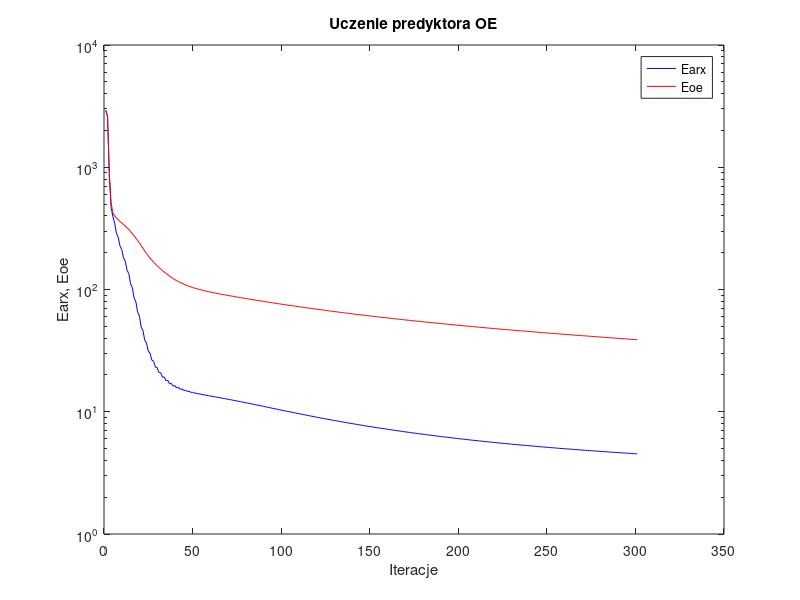
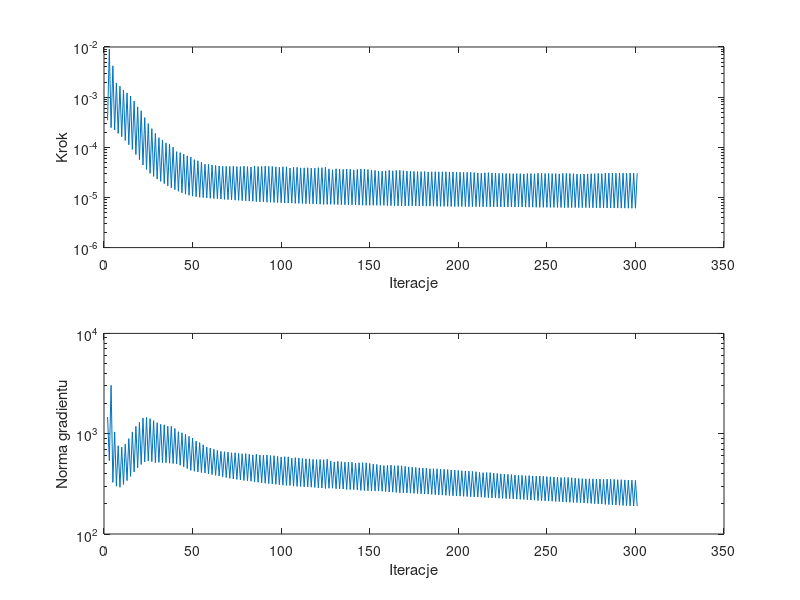

MATLAB code to generate these figures, in order:
%uczenie predyktora oe
clear all;
n=0; farx(n+1)=2.933349e+003; foe(n+1)=2.898465e+003; wspucz(n+1)=0.000000e+000; ng(n+1)=0.000000e+000;
n=1; farx(n+1)=2.609284e+003; foe(n+1)=2.599284e+003; krok(n+1)=3.467612e-004; ng(n+1)=1.468268e+003;
n=2; farx(n+1)=8.567619e+002; foe(n+1)=8.887299e+002; krok(n+1)=9.078303e-003; ng(n+1)=5.395603e+002;
n=3; farx(n+1)=4.714710e+002; foe(n+1)=5.127369e+002; krok(n+1)=2.463545e-004; ng(n+1)=3.032101e+003;
n=4; farx(n+1)=3.956363e+002; foe(n+1)=4.237805e+002; krok(n+1)=4.213325e-003; ng(n+1)=3.267404e+002;
n=5; farx(n+1)=3.494025e+002; foe(n+1)=4.008064e+002; krok(n+1)=2.215284e-004; ng(n+1)=1.041521e+003;
n=6; farx(n+1)=2.886951e+002; foe(n+1)=3.849993e+002; krok(n+1)=1.926084e-003; ng(n+1)=2.998068e+002;
n=7; farx(n+1)=2.680710e+002; foe(n+1)=3.724559e+002; krok(n+1)=1.895397e-004; ng(n+1)=7.589636e+002;
n=8; farx(n+1)=2.276760e+002; foe(n+1)=3.606598e+002; krok(n+1)=1.651654e-003; ng(n+1)=2.921237e+002;
n=9; farx(n+1)=2.129239e+002; foe(n+1)=3.503244e+002; krok(n+1)=1.624345e-004; ng(n+1)=7.336901e+002;
n=10; farx(n+1)=1.818154e+002; foe(n+1)=3.400139e+002; krok(n+1)=1.387045e-003; ng(n+1)=3.120238e+002;
n=11; farx(n+1)=1.707481e+002; foe(n+1)=3.304004e+002; krok(n+1)=1.367364e-004; ng(n+1)=7.852642e+002;
n=12; farx(n+1)=1.437861e+002; foe(n+1)=3.196983e+002; krok(n+1)=1.216567e-003; ng(n+1)=3.406689e+002;
n=13; farx(n+1)=1.348153e+002; foe(n+1)=3.097206e+002; krok(n+1)=1.123699e-004; ng(n+1)=8.929070e+002;
n=14; farx(n+1)=1.112848e+002; foe(n+1)=2.979728e+002; krok(n+1)=1.055362e-003; ng(n+1)=3.753624e+002;
n=15; farx(n+1)=1.037682e+002; foe(n+1)=2.871116e+002; krok(n+1)=9.016768e-005; ng(n+1)=1.042565e+003;
n=16; farx(n+1)=8.517114e+001; foe(n+1)=2.749650e+002; krok(n+1)=8.336543e-004; ng(n+1)=4.168253e+002;
n=17; farx(n+1)=7.916072e+001; foe(n+1)=2.638164e+002; krok(n+1)=7.168025e-005; ng(n+1)=1.183248e+003;
n=18; farx(n+1)=6.507470e+001; foe(n+1)=2.516679e+002; krok(n+1)=6.399708e-004; ng(n+1)=4.574488e+002;
n=19; farx(n+1)=6.061086e+001; foe(n+1)=2.408546e+002; krok(n+1)=5.665485e-005; ng(n+1)=1.301287e+003;
n=20; farx(n+1)=4.922568e+001; foe(n+1)=2.281167e+002; krok(n+1)=5.362933e-004; ng(n+1)=4.933560e+002;
n=21; farx(n+1)=4.610654e+001; foe(n+1)=2.174215e+002; krok(n+1)=4.453216e-005; ng(n+1)=1.434912e+003;
n=22; farx(n+1)=3.842943e+001; foe(n+1)=2.066419e+002; krok(n+1)=3.910575e-004; ng(n+1)=5.238740e+002;
n=23; farx(n+1)=3.654196e+001; foe(n+1)=1.974752e+002; krok(n+1)=3.616555e-005; ng(n+1)=1.452281e+003;
n=24; farx(n+1)=3.123281e+001; foe(n+1)=1.885579e+002; krok(n+1)=2.970657e-004; ng(n+1)=5.339734e+002;
n=25; farx(n+1)=3.020360e+001; foe(n+1)=1.809837e+002; krok(n+1)=3.031326e-005; ng(n+1)=1.412831e+003;
n=26; farx(n+1)=2.642162e+001; foe(n+1)=1.736948e+002; krok(n+1)=2.353374e-004; ng(n+1)=5.263352e+002;
n=27; farx(n+1)=2.592018e+001; foe(n+1)=1.674249e+002; krok(n+1)=2.616958e-005; ng(n+1)=1.349684e+003;
n=28; farx(n+1)=2.314585e+001; foe(n+1)=1.615325e+002; krok(n+1)=1.897438e-004; ng(n+1)=5.141135e+002;
n=29; farx(n+1)=2.297192e+001; foe(n+1)=1.563365e+002; krok(n+1)=2.322634e-005; ng(n+1)=1.287094e+003;
n=30; farx(n+1)=2.090386e+001; foe(n+1)=1.515697e+002; krok(n+1)=1.553088e-004; ng(n+1)=5.179500e+002;
n=31; farx(n+1)=2.089928e+001; foe(n+1)=1.472167e+002; krok(n+1)=2.088415e-005; ng(n+1)=1.239557e+003;
n=32; farx(n+1)=1.918942e+001; foe(n+1)=1.429928e+002; krok(n+1)=1.401071e-004; ng(n+1)=5.146765e+002;
n=33; farx(n+1)=1.928332e+001; foe(n+1)=1.390979e+002; krok(n+1)=1.886606e-005; ng(n+1)=1.225778e+003;
n=34; farx(n+1)=1.794368e+001; foe(n+1)=1.354814e+002; krok(n+1)=1.224609e-004; ng(n+1)=5.137106e+002;
n=35; farx(n+1)=1.806814e+001; foe(n+1)=1.321137e+002; krok(n+1)=1.709205e-005; ng(n+1)=1.187830e+003;
n=36; farx(n+1)=1.692382e+001; foe(n+1)=1.288082e+002; krok(n+1)=1.168734e-004; ng(n+1)=5.082421e+002;
n=37; farx(n+1)=1.706318e+001; foe(n+1)=1.256985e+002; krok(n+1)=1.549259e-005; ng(n+1)=1.187294e+003;
n=38; farx(n+1)=1.621696e+001; foe(n+1)=1.229475e+002; krok(n+1)=1.007837e-004; ng(n+1)=5.041035e+002;
n=39; farx(n+1)=1.633299e+001; foe(n+1)=1.203719e+002; krok(n+1)=1.430061e-005; ng(n+1)=1.127543e+003;
n=40; farx(n+1)=1.569513e+001; foe(n+1)=1.182254e+002; krok(n+1)=8.191911e-005; ng(n+1)=5.004424e+002;
n=41; farx(n+1)=1.579050e+001; foe(n+1)=1.161974e+002; krok(n+1)=1.328620e-005; ng(n+1)=1.046654e+003;
n=42; farx(n+1)=1.529116e+001; foe(n+1)=1.142807e+002; krok(n+1)=7.818173e-005; ng(n+1)=4.843003e+002;
n=43; farx(n+1)=1.535729e+001; foe(n+1)=1.124647e+002; krok(n+1)=1.235197e-005; ng(n+1)=1.022150e+003;
n=44; farx(n+1)=1.493856e+001; foe(n+1)=1.107961e+002; krok(n+1)=7.309947e-005; ng(n+1)=4.670986e+002;
n=45; farx(n+1)=1.498693e+001; foe(n+1)=1.092051e+002; krok(n+1)=1.161317e-005; ng(n+1)=9.873068e+002;
n=46; farx(n+1)=1.466891e+001; foe(n+1)=1.077730e+002; krok(n+1)=6.738910e-005; ng(n+1)=4.495855e+002;
n=47; farx(n+1)=1.469351e+001; foe(n+1)=1.063951e+002; krok(n+1)=1.103022e-005; ng(n+1)=9.419063e+002;
n=48; farx(n+1)=1.441458e+001; foe(n+1)=1.051287e+002; krok(n+1)=6.386523e-005; ng(n+1)=4.308654e+002;
n=49; farx(n+1)=1.442725e+001; foe(n+1)=1.039090e+002; krok(n+1)=1.061240e-005; ng(n+1)=9.053488e+002;
n=50; farx(n+1)=1.421312e+001; foe(n+1)=1.028374e+002; krok(n+1)=5.665485e-005; ng(n+1)=4.227404e+002;
n=51; farx(n+1)=1.421129e+001; foe(n+1)=1.018153e+002; krok(n+1)=1.034200e-005; ng(n+1)=8.443461e+002;
n=52; farx(n+1)=1.401513e+001; foe(n+1)=1.008635e+002; krok(n+1)=5.378705e-005; ng(n+1)=4.149004e+002;
n=53; farx(n+1)=1.400610e+001; foe(n+1)=9.993424e+001; krok(n+1)=1.009346e-005; ng(n+1)=8.148145e+002;
n=54; farx(n+1)=1.383977e+001; foe(n+1)=9.908769e+001; krok(n+1)=5.006701e-005; ng(n+1)=4.094305e+002;
n=55; farx(n+1)=1.382265e+001; foe(n+1)=9.826070e+001; krok(n+1)=9.952471e-006; ng(n+1)=7.760274e+002;
n=56; farx(n+1)=1.367181e+001; foe(n+1)=9.750925e+001; krok(n+1)=4.603168e-005; ng(n+1)=4.058678e+002;
n=57; farx(n+1)=1.365033e+001; foe(n+1)=9.677543e+001; krok(n+1)=9.808732e-006; ng(n+1)=7.369490e+002;
n=58; farx(n+1)=1.350898e+001; foe(n+1)=9.606506e+001; krok(n+1)=4.554170e-005; ng(n+1)=3.977132e+002;
n=59; farx(n+1)=1.348249e+001; foe(n+1)=9.537006e+001; krok(n+1)=9.640490e-006; ng(n+1)=7.198892e+002;
n=60; farx(n+1)=1.334730e+001; foe(n+1)=9.470369e+001; krok(n+1)=4.439098e-005; ng(n+1)=3.910046e+002;
n=61; farx(n+1)=1.331735e+001; foe(n+1)=9.405130e+001; krok(n+1)=9.504428e-006; ng(n+1)=6.998166e+002;
n=62; farx(n+1)=1.318821e+001; foe(n+1)=9.342057e+001; krok(n+1)=4.341873e-005; ng(n+1)=3.841708e+002;
n=63; farx(n+1)=1.315518e+001; foe(n+1)=9.280598e+001; krok(n+1)=9.399927e-006; ng(n+1)=6.814082e+002;
n=64; farx(n+1)=1.303104e+001; foe(n+1)=9.221283e+001; krok(n+1)=4.220457e-005; ng(n+1)=3.786253e+002;
n=65; farx(n+1)=1.299569e+001; foe(n+1)=9.163189e+001; krok(n+1)=9.299765e-006; ng(n+1)=6.663931e+002;
n=66; farx(n+1)=1.287435e+001; foe(n+1)=9.106714e+001; krok(n+1)=4.184295e-005; ng(n+1)=3.726576e+002;
n=67; farx(n+1)=1.283672e+001; foe(n+1)=9.050443e+001; krok(n+1)=9.165986e-006; ng(n+1)=6.608585e+002;
n=68; farx(n+1)=1.271652e+001; foe(n+1)=8.995729e+001; krok(n+1)=4.184295e-005; ng(n+1)=3.656980e+002;
n=69; farx(n+1)=1.267703e+001; foe(n+1)=8.941203e+001; krok(n+1)=9.041389e-006; ng(n+1)=6.551763e+002;
n=70; farx(n+1)=1.255841e+001; foe(n+1)=8.888012e+001; krok(n+1)=4.156331e-005; ng(n+1)=3.588988e+002;
n=71; farx(n+1)=1.251757e+001; foe(n+1)=8.835716e+001; krok(n+1)=8.943311e-006; ng(n+1)=6.458200e+002;
n=72; farx(n+1)=1.239915e+001; foe(n+1)=8.784118e+001; krok(n+1)=4.184295e-005; ng(n+1)=3.533389e+002;
n=73; farx(n+1)=1.235676e+001; foe(n+1)=8.732591e+001; krok(n+1)=8.829868e-006; ng(n+1)=6.452197e+002;
n=74; farx(n+1)=1.224060e+001; foe(n+1)=8.682746e+001; krok(n+1)=4.126990e-005; ng(n+1)=3.499750e+002;
n=75; farx(n+1)=1.219742e+001; foe(n+1)=8.633244e+001; krok(n+1)=8.746968e-006; ng(n+1)=6.360891e+002;
n=76; farx(n+1)=1.208232e+001; foe(n+1)=8.584807e+001; krok(n+1)=4.116566e-005; ng(n+1)=3.463791e+002;
n=77; farx(n+1)=1.203838e+001; foe(n+1)=8.536533e+001; krok(n+1)=8.632369e-006; ng(n+1)=6.317171e+002;
n=78; farx(n+1)=1.192177e+001; foe(n+1)=8.488458e+001; krok(n+1)=4.204485e-005; ng(n+1)=3.413767e+002;
n=79; farx(n+1)=1.187676e+001; foe(n+1)=8.440490e+001; krok(n+1)=8.539569e-006; ng(n+1)=6.332150e+002;
n=80; farx(n+1)=1.176337e+001; foe(n+1)=8.394302e+001; krok(n+1)=4.116566e-005; ng(n+1)=3.388829e+002;
n=81; farx(n+1)=1.171819e+001; foe(n+1)=8.348183e+001; krok(n+1)=8.479063e-006; ng(n+1)=6.240457e+002;
n=82; farx(n+1)=1.160768e+001; foe(n+1)=8.303447e+001; krok(n+1)=4.041939e-005; ng(n+1)=3.360267e+002;
n=83; farx(n+1)=1.156266e+001; foe(n+1)=8.259148e+001; krok(n+1)=8.379583e-006; ng(n+1)=6.145341e+002;
n=84; farx(n+1)=1.144790e+001; foe(n+1)=8.213858e+001; krok(n+1)=4.244958e-005; ng(n+1)=3.302276e+002;
n=85; farx(n+1)=1.140166e+001; foe(n+1)=8.168447e+001; krok(n+1)=8.269595e-006; ng(n+1)=6.252700e+002;
n=86; farx(n+1)=1.129073e+001; foe(n+1)=8.124782e+001; krok(n+1)=4.143129e-005; ng(n+1)=3.278354e+002;
n=87; farx(n+1)=1.124489e+001; foe(n+1)=8.081297e+001; krok(n+1)=8.206521e-006; ng(n+1)=6.146715e+002;
n=88; farx(n+1)=1.113477e+001; foe(n+1)=8.038200e+001; krok(n+1)=4.156331e-005; ng(n+1)=3.240544e+002;
n=89; farx(n+1)=1.108896e+001; foe(n+1)=7.995606e+001; krok(n+1)=8.129247e-006; ng(n+1)=6.110194e+002;
n=90; farx(n+1)=1.097908e+001; foe(n+1)=7.953179e+001; krok(n+1)=4.204485e-005; ng(n+1)=3.205752e+002;
n=91; farx(n+1)=1.093303e+001; foe(n+1)=7.910737e+001; krok(n+1)=8.044070e-006; ng(n+1)=6.125118e+002;
n=92; farx(n+1)=1.082527e+001; foe(n+1)=7.869147e+001; krok(n+1)=4.176829e-005; ng(n+1)=3.174570e+002;
n=93; farx(n+1)=1.077953e+001; foe(n+1)=7.827868e+001; krok(n+1)=7.989188e-006; ng(n+1)=6.065580e+002;
n=94; farx(n+1)=1.067394e+001; foe(n+1)=7.787325e+001; krok(n+1)=4.154824e-005; ng(n+1)=3.148253e+002;
n=95; farx(n+1)=1.062840e+001; foe(n+1)=7.746822e+001; krok(n+1)=7.938342e-006; ng(n+1)=6.032049e+002;
n=96; farx(n+1)=1.052675e+001; foe(n+1)=7.707642e+001; krok(n+1)=4.063037e-005; ng(n+1)=3.128683e+002;
n=97; farx(n+1)=1.048183e+001; foe(n+1)=7.668601e+001; krok(n+1)=7.902407e-006; ng(n+1)=5.944766e+002;
n=98; farx(n+1)=1.038357e+001; foe(n+1)=7.630538e+001; krok(n+1)=3.990378e-005; ng(n+1)=3.107233e+002;
n=99; farx(n+1)=1.033936e+001; foe(n+1)=7.592796e+001; krok(n+1)=7.840842e-006; ng(n+1)=5.866211e+002;
n=100; farx(n+1)=1.024036e+001; foe(n+1)=7.554728e+001; krok(n+1)=4.088483e-005; ng(n+1)=3.070559e+002;
n=101; farx(n+1)=1.019606e+001; foe(n+1)=7.516747e+001; krok(n+1)=7.760930e-006; ng(n+1)=5.905030e+002;
n=102; farx(n+1)=1.009879e+001; foe(n+1)=7.479283e+001; krok(n+1)=4.088483e-005; ng(n+1)=3.044247e+002;
n=103; farx(n+1)=1.005472e+001; foe(n+1)=7.441935e+001; krok(n+1)=7.746296e-006; ng(n+1)=5.875680e+002;
n=104; farx(n+1)=9.964844e+000; foe(n+1)=7.406787e+001; krok(n+1)=3.856196e-005; ng(n+1)=3.047660e+002;
n=105; farx(n+1)=9.922224e+000; foe(n+1)=7.371700e+001; krok(n+1)=7.698578e-006; ng(n+1)=5.713784e+002;
n=106; farx(n+1)=9.830134e+000; foe(n+1)=7.335786e+001; krok(n+1)=4.014885e-005; ng(n+1)=3.000994e+002;
n=107; farx(n+1)=9.787379e+000; foe(n+1)=7.300252e+001; krok(n+1)=7.626235e-006; ng(n+1)=5.767893e+002;
n=108; farx(n+1)=9.697648e+000; foe(n+1)=7.265111e+001; krok(n+1)=3.990378e-005; ng(n+1)=2.981011e+002;
n=109; farx(n+1)=9.655341e+000; foe(n+1)=7.230251e+001; krok(n+1)=7.598479e-006; ng(n+1)=5.730422e+002;
n=110; farx(n+1)=9.569799e+000; foe(n+1)=7.196465e+001; krok(n+1)=3.888906e-005; ng(n+1)=2.977254e+002;
n=111; farx(n+1)=9.528304e+000; foe(n+1)=7.162730e+001; krok(n+1)=7.559984e-006; ng(n+1)=5.653930e+002;
n=112; farx(n+1)=9.444426e+000; foe(n+1)=7.129306e+001; krok(n+1)=3.886698e-005; ng(n+1)=2.957934e+002;
n=113; farx(n+1)=9.403489e+000; foe(n+1)=7.096236e+001; krok(n+1)=7.517492e-006; ng(n+1)=5.613760e+002;
n=114; farx(n+1)=9.320993e+000; foe(n+1)=7.063357e+001; krok(n+1)=3.906606e-005; ng(n+1)=2.941902e+002;
n=115; farx(n+1)=9.280322e+000; foe(n+1)=7.030444e+001; krok(n+1)=7.471755e-006; ng(n+1)=5.615512e+002;
n=116; farx(n+1)=9.200940e+000; foe(n+1)=6.998393e+001; krok(n+1)=3.840954e-005; ng(n+1)=2.930808e+002;
n=117; farx(n+1)=9.161055e+000; foe(n+1)=6.966490e+001; krok(n+1)=7.440373e-006; ng(n+1)=5.543471e+002;
n=118; farx(n+1)=9.083334e+000; foe(n+1)=6.934897e+001; krok(n+1)=3.840954e-005; ng(n+1)=2.913942e+002;
n=119; farx(n+1)=9.043999e+000; foe(n+1)=6.903450e+001; krok(n+1)=7.381362e-006; ng(n+1)=5.517732e+002;
n=120; farx(n+1)=8.966226e+000; foe(n+1)=6.871749e+001; krok(n+1)=3.922460e-005; ng(n+1)=2.887619e+002;
n=121; farx(n+1)=8.927089e+000; foe(n+1)=6.840242e+001; krok(n+1)=7.325937e-006; ng(n+1)=5.536256e+002;
n=122; farx(n+1)=8.851026e+000; foe(n+1)=6.809020e+001; krok(n+1)=3.923493e-005; ng(n+1)=2.871015e+002;
n=123; farx(n+1)=8.812440e+000; foe(n+1)=6.777928e+001; krok(n+1)=7.265431e-006; ng(n+1)=5.512905e+002;
n=124; farx(n+1)=8.735756e+000; foe(n+1)=6.746462e+001; krok(n+1)=4.041022e-005; ng(n+1)=2.842750e+002;
n=125; farx(n+1)=8.696999e+000; foe(n+1)=6.715007e+001; krok(n+1)=7.258975e-006; ng(n+1)=5.562290e+002;
n=126; farx(n+1)=8.628550e+000; foe(n+1)=6.686025e+001; krok(n+1)=3.713321e-005; ng(n+1)=2.860588e+002;
n=127; farx(n+1)=8.591405e+000; foe(n+1)=6.657111e+001; krok(n+1)=7.304702e-006; ng(n+1)=5.342853e+002;
n=128; farx(n+1)=8.527329e+000; foe(n+1)=6.629416e+001; krok(n+1)=3.565785e-005; ng(n+1)=2.861581e+002;
n=129; farx(n+1)=8.491313e+000; foe(n+1)=6.601820e+001; krok(n+1)=7.265431e-006; ng(n+1)=5.230885e+002;
n=130; farx(n+1)=8.425556e+000; foe(n+1)=6.573521e+001; krok(n+1)=3.728860e-005; ng(n+1)=2.826790e+002;
n=131; farx(n+1)=8.389346e+000; foe(n+1)=6.545269e+001; krok(n+1)=7.211524e-006; ng(n+1)=5.314733e+002;
n=132; farx(n+1)=8.326458e+000; foe(n+1)=6.517790e+001; krok(n+1)=3.654973e-005; ng(n+1)=2.818791e+002;
n=133; farx(n+1)=8.290967e+000; foe(n+1)=6.490374e+001; krok(n+1)=7.194757e-006; ng(n+1)=5.249120e+002;
n=134; farx(n+1)=8.230026e+000; foe(n+1)=6.463414e+001; krok(n+1)=3.625441e-005; ng(n+1)=2.805703e+002;
n=135; farx(n+1)=8.195145e+000; foe(n+1)=6.436560e+001; krok(n+1)=7.156975e-006; ng(n+1)=5.209066e+002;
n=136; farx(n+1)=8.134652e+000; foe(n+1)=6.409655e+001; krok(n+1)=3.678392e-005; ng(n+1)=2.783890e+002;
n=137; farx(n+1)=8.100009e+000; foe(n+1)=6.382834e+001; krok(n+1)=7.118613e-006; ng(n+1)=5.222275e+002;
n=138; farx(n+1)=8.041392e+000; foe(n+1)=6.356448e+001; krok(n+1)=3.651596e-005; ng(n+1)=2.771022e+002;
n=139; farx(n+1)=8.007204e+000; foe(n+1)=6.330134e+001; krok(n+1)=7.114163e-006; ng(n+1)=5.186389e+002;
n=140; farx(n+1)=7.952019e+000; foe(n+1)=6.304804e+001; krok(n+1)=3.531947e-005; ng(n+1)=2.769517e+002;
n=141; farx(n+1)=7.918734e+000; foe(n+1)=6.279498e+001; krok(n+1)=7.086051e-006; ng(n+1)=5.096155e+002;
n=142; farx(n+1)=7.863267e+000; foe(n+1)=6.253959e+001; krok(n+1)=3.623330e-005; ng(n+1)=2.743013e+002;
n=143; farx(n+1)=7.830143e+000; foe(n+1)=6.228479e+001; krok(n+1)=7.026980e-006; ng(n+1)=5.129371e+002;
n=144; farx(n+1)=7.774936e+000; foe(n+1)=6.202912e+001; krok(n+1)=3.686149e-005; ng(n+1)=2.720185e+002;
n=145; farx(n+1)=7.742028e+000; foe(n+1)=6.177424e+001; krok(n+1)=6.986564e-006; ng(n+1)=5.144727e+002;
n=146; farx(n+1)=7.688196e+000; foe(n+1)=6.152218e+001; krok(n+1)=3.682991e-005; ng(n+1)=2.704855e+002;
n=147; farx(n+1)=7.655671e+000; foe(n+1)=6.127079e+001; krok(n+1)=6.971762e-006; ng(n+1)=5.121991e+002;
n=148; farx(n+1)=7.604420e+000; foe(n+1)=6.102650e+001; krok(n+1)=3.601440e-005; ng(n+1)=2.698060e+002;
n=149; farx(n+1)=7.572538e+000; foe(n+1)=6.078287e+001; krok(n+1)=6.971762e-006; ng(n+1)=5.052468e+002;
n=150; farx(n+1)=7.523717e+000; foe(n+1)=6.054591e+001; krok(n+1)=3.523097e-005; ng(n+1)=2.691349e+002;
n=151; farx(n+1)=7.492459e+000; foe(n+1)=6.030970e+001; krok(n+1)=6.971762e-006; ng(n+1)=4.984304e+002;
n=152; farx(n+1)=7.445731e+000; foe(n+1)=6.007936e+001; krok(n+1)=3.463091e-005; ng(n+1)=2.684063e+002;
n=153; farx(n+1)=7.414979e+000; foe(n+1)=5.984892e+001; krok(n+1)=6.971762e-006; ng(n+1)=4.932705e+002;
n=154; farx(n+1)=7.370675e+000; foe(n+1)=5.962586e+001; krok(n+1)=3.371798e-005; ng(n+1)=2.679129e+002;
n=155; farx(n+1)=7.340594e+000; foe(n+1)=5.940347e+001; krok(n+1)=6.975132e-006; ng(n+1)=4.853034e+002;
n=156; farx(n+1)=7.297998e+000; foe(n+1)=5.918551e+001; krok(n+1)=3.324441e-005; ng(n+1)=2.670075e+002;
n=157; farx(n+1)=7.268479e+000; foe(n+1)=5.896839e+001; krok(n+1)=6.948457e-006; ng(n+1)=4.803561e+002;
n=158; farx(n+1)=7.226022e+000; foe(n+1)=5.875029e+001; krok(n+1)=3.386439e-005; ng(n+1)=2.649031e+002;
n=159; farx(n+1)=7.196685e+000; foe(n+1)=5.853225e+001; krok(n+1)=6.891598e-006; ng(n+1)=4.826174e+002;
n=160; farx(n+1)=7.154021e+000; foe(n+1)=5.831240e+001; krok(n+1)=3.473178e-005; ng(n+1)=2.624325e+002;
n=161; farx(n+1)=7.124722e+000; foe(n+1)=5.809270e+001; krok(n+1)=6.861689e-006; ng(n+1)=4.856925e+002;
n=162; farx(n+1)=7.084024e+000; foe(n+1)=5.787850e+001; krok(n+1)=3.400119e-005; ng(n+1)=2.616248e+002;
n=163; farx(n+1)=7.055388e+000; foe(n+1)=5.766595e+001; krok(n+1)=6.846713e-006; ng(n+1)=4.784151e+002;
n=164; farx(n+1)=7.014945e+000; foe(n+1)=5.745241e+001; krok(n+1)=3.459210e-005; ng(n+1)=2.597295e+002;
n=165; farx(n+1)=6.986423e+000; foe(n+1)=5.723861e+001; krok(n+1)=6.801400e-006; ng(n+1)=4.809733e+002;
n=166; farx(n+1)=6.946675e+000; foe(n+1)=5.702598e+001; krok(n+1)=3.476335e-005; ng(n+1)=2.578846e+002;
n=167; farx(n+1)=6.918463e+000; foe(n+1)=5.681492e+001; krok(n+1)=6.789510e-006; ng(n+1)=4.787929e+002;
n=168; farx(n+1)=6.880427e+000; foe(n+1)=5.660778e+001; krok(n+1)=3.418410e-005; ng(n+1)=2.570850e+002;
n=169; farx(n+1)=6.852696e+000; foe(n+1)=5.640211e+001; krok(n+1)=6.789510e-006; ng(n+1)=4.733555e+002;
n=170; farx(n+1)=6.816399e+000; foe(n+1)=5.620041e+001; krok(n+1)=3.351833e-005; ng(n+1)=2.563414e+002;
n=171; farx(n+1)=6.789195e+000; foe(n+1)=5.600074e+001; krok(n+1)=6.790329e-006; ng(n+1)=4.670194e+002;
n=172; farx(n+1)=6.754216e+000; foe(n+1)=5.580346e+001; krok(n+1)=3.318147e-005; ng(n+1)=2.554245e+002;
n=173; farx(n+1)=6.727387e+000; foe(n+1)=5.560740e+001; krok(n+1)=6.780679e-006; ng(n+1)=4.634903e+002;
n=174; farx(n+1)=6.693542e+000; foe(n+1)=5.541398e+001; krok(n+1)=3.298006e-005; ng(n+1)=2.544117e+002;
n=175; farx(n+1)=6.667037e+000; foe(n+1)=5.522067e+001; krok(n+1)=6.763611e-006; ng(n+1)=4.609810e+002;
n=176; farx(n+1)=6.634237e+000; foe(n+1)=5.503003e+001; krok(n+1)=3.274702e-005; ng(n+1)=2.531573e+002;
n=177; farx(n+1)=6.608134e+000; foe(n+1)=5.484070e+001; krok(n+1)=6.754223e-006; ng(n+1)=4.568364e+002;
n=178; farx(n+1)=6.576290e+000; foe(n+1)=5.465312e+001; krok(n+1)=3.262026e-005; ng(n+1)=2.519990e+002;
n=179; farx(n+1)=6.550512e+000; foe(n+1)=5.446640e+001; krok(n+1)=6.733170e-006; ng(n+1)=4.543609e+002;
n=180; farx(n+1)=6.519243e+000; foe(n+1)=5.428046e+001; krok(n+1)=3.282104e-005; ng(n+1)=2.504978e+002;
n=181; farx(n+1)=6.493645e+000; foe(n+1)=5.409473e+001; krok(n+1)=6.715934e-006; ng(n+1)=4.539388e+002;
n=182; farx(n+1)=6.463716e+000; foe(n+1)=5.391269e+001; krok(n+1)=3.223481e-005; ng(n+1)=2.495924e+002;
n=183; farx(n+1)=6.438632e+000; foe(n+1)=5.373267e+001; krok(n+1)=6.715934e-006; ng(n+1)=4.473265e+002;
n=184; farx(n+1)=6.409341e+000; foe(n+1)=5.355335e+001; krok(n+1)=3.242569e-005; ng(n+1)=2.484193e+002;
n=185; farx(n+1)=6.384396e+000; foe(n+1)=5.337318e+001; krok(n+1)=6.679454e-006; ng(n+1)=4.483213e+002;
n=186; farx(n+1)=6.355579e+000; foe(n+1)=5.319451e+001; krok(n+1)=3.261438e-005; ng(n+1)=2.467080e+002;
n=187; farx(n+1)=6.330876e+000; foe(n+1)=5.301628e+001; krok(n+1)=6.665454e-006; ng(n+1)=4.465546e+002;
n=188; farx(n+1)=6.302992e+000; foe(n+1)=5.284083e+001; krok(n+1)=3.242569e-005; ng(n+1)=2.456830e+002;
n=189; farx(n+1)=6.278602e+000; foe(n+1)=5.266521e+001; krok(n+1)=6.646278e-006; ng(n+1)=4.438665e+002;
n=190; farx(n+1)=6.251336e+000; foe(n+1)=5.249111e+001; krok(n+1)=3.245830e-005; ng(n+1)=2.441843e+002;
n=191; farx(n+1)=6.227233e+000; foe(n+1)=5.231797e+001; krok(n+1)=6.631510e-006; ng(n+1)=4.412811e+002;
n=192; farx(n+1)=6.200687e+000; foe(n+1)=5.214613e+001; krok(n+1)=3.242222e-005; ng(n+1)=2.429363e+002;
n=193; farx(n+1)=6.176845e+000; foe(n+1)=5.197511e+001; krok(n+1)=6.616010e-006; ng(n+1)=4.391379e+002;
n=194; farx(n+1)=6.151112e+000; foe(n+1)=5.180558e+001; krok(n+1)=3.223481e-005; ng(n+1)=2.417329e+002;
n=195; farx(n+1)=6.127600e+000; foe(n+1)=5.163782e+001; krok(n+1)=6.608572e-006; ng(n+1)=4.354152e+002;
n=196; farx(n+1)=6.102571e+000; foe(n+1)=5.147096e+001; krok(n+1)=3.223647e-005; ng(n+1)=2.406709e+002;
n=197; farx(n+1)=6.079253e+000; foe(n+1)=5.130443e+001; krok(n+1)=6.589629e-006; ng(n+1)=4.343944e+002;
n=198; farx(n+1)=6.055000e+000; foe(n+1)=5.113978e+001; krok(n+1)=3.204087e-005; ng(n+1)=2.394980e+002;
n=199; farx(n+1)=6.031999e+000; foe(n+1)=5.097651e+001; krok(n+1)=6.587032e-006; ng(n+1)=4.305567e+002;
n=200; farx(n+1)=6.008637e+000; foe(n+1)=5.081514e+001; krok(n+1)=3.176034e-005; ng(n+1)=2.386496e+002;
n=201; farx(n+1)=5.985928e+000; foe(n+1)=5.065463e+001; krok(n+1)=6.579014e-006; ng(n+1)=4.273425e+002;
n=202; farx(n+1)=5.963302e+000; foe(n+1)=5.049576e+001; krok(n+1)=3.161037e-005; ng(n+1)=2.376163e+002;
n=203; farx(n+1)=5.940858e+000; foe(n+1)=5.033762e+001; krok(n+1)=6.567791e-006; ng(n+1)=4.246171e+002;
n=204; farx(n+1)=5.918852e+000; foe(n+1)=5.018088e+001; krok(n+1)=3.158272e-005; ng(n+1)=2.364974e+002;
n=205; farx(n+1)=5.896633e+000; foe(n+1)=5.002445e+001; krok(n+1)=6.550288e-006; ng(n+1)=4.228009e+002;
n=206; farx(n+1)=5.875142e+000; foe(n+1)=4.986922e+001; krok(n+1)=3.163728e-005; ng(n+1)=2.352169e+002;
n=207; farx(n+1)=5.853116e+000; foe(n+1)=4.971442e+001; krok(n+1)=6.541132e-006; ng(n+1)=4.210620e+002;
n=208; farx(n+1)=5.832450e+000; foe(n+1)=4.956220e+001; krok(n+1)=3.131976e-005; ng(n+1)=2.343839e+002;
n=209; farx(n+1)=5.810711e+000; foe(n+1)=4.941035e+001; krok(n+1)=6.541132e-006; ng(n+1)=4.173709e+002;
n=210; farx(n+1)=5.790964e+000; foe(n+1)=4.926131e+001; krok(n+1)=3.079431e-005; ng(n+1)=2.336371e+002;
n=211; farx(n+1)=5.769605e+000; foe(n+1)=4.911370e+001; krok(n+1)=6.550288e-006; ng(n+1)=4.117039e+002;
n=212; farx(n+1)=5.750628e+000; foe(n+1)=4.896784e+001; krok(n+1)=3.053033e-005; ng(n+1)=2.329466e+002;
n=213; farx(n+1)=5.729526e+000; foe(n+1)=4.882232e+001; krok(n+1)=6.532194e-006; ng(n+1)=4.091400e+002;
n=214; farx(n+1)=5.710741e+000; foe(n+1)=4.867699e+001; krok(n+1)=3.098519e-005; ng(n+1)=2.314616e+002;
n=215; farx(n+1)=5.689693e+000; foe(n+1)=4.853079e+001; krok(n+1)=6.495025e-006; ng(n+1)=4.107111e+002;
n=216; farx(n+1)=5.671156e+000; foe(n+1)=4.838546e+001; krok(n+1)=3.121480e-005; ng(n+1)=2.298157e+002;
n=217; farx(n+1)=5.650292e+000; foe(n+1)=4.824082e+001; krok(n+1)=6.486258e-006; ng(n+1)=4.089026e+002;
n=218; farx(n+1)=5.632512e+000; foe(n+1)=4.809806e+001; krok(n+1)=3.079431e-005; ng(n+1)=2.289521e+002;
n=219; farx(n+1)=5.611985e+000; foe(n+1)=4.795714e+001; krok(n+1)=6.495025e-006; ng(n+1)=4.037962e+002;
n=220; farx(n+1)=5.594942e+000; foe(n+1)=4.781756e+001; krok(n+1)=3.050494e-005; ng(n+1)=2.283209e+002;
n=221; farx(n+1)=5.574625e+000; foe(n+1)=4.767868e+001; krok(n+1)=6.493455e-006; ng(n+1)=4.011888e+002;
n=222; farx(n+1)=5.558314e+000; foe(n+1)=4.754201e+001; krok(n+1)=3.012945e-005; ng(n+1)=2.276444e+002;
n=223; farx(n+1)=5.538300e+000; foe(n+1)=4.740592e+001; krok(n+1)=6.482851e-006; ng(n+1)=3.973374e+002;
n=224; farx(n+1)=5.522262e+000; foe(n+1)=4.726985e+001; krok(n+1)=3.034095e-005; ng(n+1)=2.262527e+002;
n=225; farx(n+1)=5.502369e+000; foe(n+1)=4.713464e+001; krok(n+1)=6.473636e-006; ng(n+1)=3.964550e+002;
n=226; farx(n+1)=5.486974e+000; foe(n+1)=4.700121e+001; krok(n+1)=3.006913e-005; ng(n+1)=2.255269e+002;
n=227; farx(n+1)=5.467324e+000; foe(n+1)=4.686820e+001; krok(n+1)=6.464322e-006; ng(n+1)=3.934629e+002;
n=228; farx(n+1)=5.452322e+000; foe(n+1)=4.673598e+001; krok(n+1)=3.008156e-005; ng(n+1)=2.243634e+002;
n=229; farx(n+1)=5.432839e+000; foe(n+1)=4.660454e+001; krok(n+1)=6.462977e-006; ng(n+1)=3.914334e+002;
n=230; farx(n+1)=5.418527e+000; foe(n+1)=4.647525e+001; krok(n+1)=2.968065e-005; ng(n+1)=2.237847e+002;
n=231; farx(n+1)=5.399331e+000; foe(n+1)=4.634644e+001; krok(n+1)=6.453292e-006; ng(n+1)=3.876631e+002;
n=232; farx(n+1)=5.385289e+000; foe(n+1)=4.621768e+001; krok(n+1)=2.981309e-005; ng(n+1)=2.224316e+002;
n=233; farx(n+1)=5.366250e+000; foe(n+1)=4.609019e+001; krok(n+1)=6.445420e-006; ng(n+1)=3.859718e+002;
n=234; farx(n+1)=5.352687e+000; foe(n+1)=4.596346e+001; krok(n+1)=2.972480e-005; ng(n+1)=2.215890e+002;
n=235; farx(n+1)=5.333799e+000; foe(n+1)=4.583726e+001; krok(n+1)=6.439438e-006; ng(n+1)=3.842926e+002;
n=236; farx(n+1)=5.320795e+000; foe(n+1)=4.571275e+001; krok(n+1)=2.941717e-005; ng(n+1)=2.208369e+002;
n=237; farx(n+1)=5.302187e+000; foe(n+1)=4.558903e+001; krok(n+1)=6.427471e-006; ng(n+1)=3.806330e+002;
n=238; farx(n+1)=5.289281e+000; foe(n+1)=4.546464e+001; krok(n+1)=2.992557e-005; ng(n+1)=2.193828e+002;
n=239; farx(n+1)=5.270666e+000; foe(n+1)=4.534010e+001; krok(n+1)=6.399779e-006; ng(n+1)=3.823977e+002;
n=240; farx(n+1)=5.258146e+000; foe(n+1)=4.521684e+001; krok(n+1)=2.981309e-005; ng(n+1)=2.182739e+002;
n=241; farx(n+1)=5.239757e+000; foe(n+1)=4.509453e+001; krok(n+1)=6.399779e-006; ng(n+1)=3.791219e+002;
n=242; farx(n+1)=5.227699e+000; foe(n+1)=4.497327e+001; krok(n+1)=2.968065e-005; ng(n+1)=2.174777e+002;
n=243; farx(n+1)=5.209524e+000; foe(n+1)=4.485239e+001; krok(n+1)=6.371971e-006; ng(n+1)=3.771110e+002;
n=244; farx(n+1)=5.197380e+000; foe(n+1)=4.472989e+001; krok(n+1)=3.039896e-005; ng(n+1)=2.155934e+002;
n=245; farx(n+1)=5.179192e+000; foe(n+1)=4.460825e+001; krok(n+1)=6.348643e-006; ng(n+1)=3.787522e+002;
n=246; farx(n+1)=5.167434e+000; foe(n+1)=4.448733e+001; krok(n+1)=3.039391e-005; ng(n+1)=2.146496e+002;
n=247; farx(n+1)=5.149371e+000; foe(n+1)=4.436674e+001; krok(n+1)=6.341995e-006; ng(n+1)=3.773632e+002;
n=248; farx(n+1)=5.138128e+000; foe(n+1)=4.424794e+001; krok(n+1)=3.006997e-005; ng(n+1)=2.139057e+002;
n=249; farx(n+1)=5.120316e+000; foe(n+1)=4.412981e+001; krok(n+1)=6.340434e-006; ng(n+1)=3.736148e+002;
n=250; farx(n+1)=5.109423e+000; foe(n+1)=4.401238e+001; krok(n+1)=3.006913e-005; ng(n+1)=2.129340e+002;
n=251; farx(n+1)=5.091745e+000; foe(n+1)=4.389538e+001; krok(n+1)=6.333436e-006; ng(n+1)=3.720650e+002;
n=252; farx(n+1)=5.081300e+000; foe(n+1)=4.377978e+001; krok(n+1)=2.981309e-005; ng(n+1)=2.121348e+002;
n=253; farx(n+1)=5.063858e+000; foe(n+1)=4.366495e+001; krok(n+1)=6.327672e-006; ng(n+1)=3.690011e+002;
n=254; farx(n+1)=5.053667e+000; foe(n+1)=4.355024e+001; krok(n+1)=2.996764e-005; ng(n+1)=2.110254e+002;
n=255; farx(n+1)=5.036295e+000; foe(n+1)=4.343600e+001; krok(n+1)=6.325379e-006; ng(n+1)=3.685655e+002;
n=256; farx(n+1)=5.026679e+000; foe(n+1)=4.332412e+001; krok(n+1)=2.952022e-005; ng(n+1)=2.106191e+002;
n=257; farx(n+1)=5.009573e+000; foe(n+1)=4.321209e+001; krok(n+1)=6.307179e-006; ng(n+1)=3.655925e+002;
n=258; farx(n+1)=4.999925e+000; foe(n+1)=4.309925e+001; krok(n+1)=3.012945e-005; ng(n+1)=2.088937e+002;
n=259; farx(n+1)=4.982837e+000; foe(n+1)=4.298688e+001; krok(n+1)=6.284735e-006; ng(n+1)=3.666039e+002;
n=260; farx(n+1)=4.973458e+000; foe(n+1)=4.287503e+001; krok(n+1)=3.023762e-005; ng(n+1)=2.078444e+002;
n=261; farx(n+1)=4.956472e+000; foe(n+1)=4.276338e+001; krok(n+1)=6.273370e-006; ng(n+1)=3.659262e+002;
n=262; farx(n+1)=4.947446e+000; foe(n+1)=4.265291e+001; krok(n+1)=3.008156e-005; ng(n+1)=2.069442e+002;
n=263; farx(n+1)=4.930649e+000; foe(n+1)=4.254310e+001; krok(n+1)=6.273370e-006; ng(n+1)=3.634758e+002;
n=264; farx(n+1)=4.922027e+000; foe(n+1)=4.243438e+001; krok(n+1)=2.981309e-005; ng(n+1)=2.061937e+002;
n=265; farx(n+1)=4.905421e+000; foe(n+1)=4.232663e+001; krok(n+1)=6.284158e-006; ng(n+1)=3.606366e+002;
n=266; farx(n+1)=4.897337e+000; foe(n+1)=4.222071e+001; krok(n+1)=2.930860e-005; ng(n+1)=2.058539e+002;
n=267; farx(n+1)=4.880958e+000; foe(n+1)=4.211523e+001; krok(n+1)=6.289313e-006; ng(n+1)=3.573900e+002;
n=268; farx(n+1)=4.873223e+000; foe(n+1)=4.201099e+001; krok(n+1)=2.921834e-005; ng(n+1)=2.051480e+002;
n=269; farx(n+1)=4.856978e+000; foe(n+1)=4.190645e+001; krok(n+1)=6.273370e-006; ng(n+1)=3.562770e+002;
n=270; farx(n+1)=4.849417e+000; foe(n+1)=4.180254e+001; krok(n+1)=2.931600e-005; ng(n+1)=2.039458e+002;
n=271; farx(n+1)=4.833319e+000; foe(n+1)=4.169922e+001; krok(n+1)=6.264056e-006; ng(n+1)=3.546936e+002;
n=272; farx(n+1)=4.825968e+000; foe(n+1)=4.159615e+001; krok(n+1)=2.952022e-005; ng(n+1)=2.029424e+002;
n=273; farx(n+1)=4.809932e+000; foe(n+1)=4.149294e+001; krok(n+1)=6.240680e-006; ng(n+1)=3.549255e+002;
n=274; farx(n+1)=4.802714e+000; foe(n+1)=4.139004e+001; krok(n+1)=2.979031e-005; ng(n+1)=2.016968e+002;
n=275; farx(n+1)=4.786751e+000; foe(n+1)=4.128726e+001; krok(n+1)=6.226551e-006; ng(n+1)=3.546334e+002;
n=276; farx(n+1)=4.779784e+000; foe(n+1)=4.118533e+001; krok(n+1)=2.979031e-005; ng(n+1)=2.007543e+002;
n=277; farx(n+1)=4.763968e+000; foe(n+1)=4.108363e+001; krok(n+1)=6.210948e-006; ng(n+1)=3.532386e+002;
n=278; farx(n+1)=4.757118e+000; foe(n+1)=4.098182e+001; krok(n+1)=3.012115e-005; ng(n+1)=1.995041e+002;
n=279; farx(n+1)=4.741336e+000; foe(n+1)=4.088028e+001; krok(n+1)=6.202616e-006; ng(n+1)=3.533687e+002;
n=280; farx(n+1)=4.734869e+000; foe(n+1)=4.078038e+001; krok(n+1)=2.979031e-005; ng(n+1)=1.989144e+002;
n=281; farx(n+1)=4.719324e+000; foe(n+1)=4.068073e+001; krok(n+1)=6.182960e-006; ng(n+1)=3.506072e+002;
n=282; farx(n+1)=4.712774e+000; foe(n+1)=4.057955e+001; krok(n+1)=3.060562e-005; ng(n+1)=1.971881e+002;
n=283; farx(n+1)=4.697169e+000; foe(n+1)=4.047888e+001; krok(n+1)=6.159596e-006; ng(n+1)=3.526970e+002;
n=284; farx(n+1)=4.690882e+000; foe(n+1)=4.037884e+001; krok(n+1)=3.059974e-005; ng(n+1)=1.963179e+002;
n=285; farx(n+1)=4.675399e+000; foe(n+1)=4.027910e+001; krok(n+1)=6.147541e-006; ng(n+1)=3.515172e+002;
n=286; farx(n+1)=4.669305e+000; foe(n+1)=4.017967e+001; krok(n+1)=3.070447e-005; ng(n+1)=1.952734e+002;
n=287; farx(n+1)=4.653910e+000; foe(n+1)=4.008079e+001; krok(n+1)=6.147973e-006; ng(n+1)=3.504484e+002;
n=288; farx(n+1)=4.648224e+000; foe(n+1)=3.998362e+001; krok(n+1)=3.030340e-005; ng(n+1)=1.948240e+002;
n=289; farx(n+1)=4.633039e+000; foe(n+1)=3.988652e+001; krok(n+1)=6.137476e-006; ng(n+1)=3.477840e+002;
n=290; farx(n+1)=4.627436e+000; foe(n+1)=3.978923e+001; krok(n+1)=3.070301e-005; ng(n+1)=1.935425e+002;
n=291; farx(n+1)=4.612279e+000; foe(n+1)=3.969216e+001; krok(n+1)=6.123844e-006; ng(n+1)=3.480805e+002;
n=292; farx(n+1)=4.606942e+000; foe(n+1)=3.959606e+001; krok(n+1)=3.055283e-005; ng(n+1)=1.927355e+002;
n=293; farx(n+1)=4.591944e+000; foe(n+1)=3.950050e+001; krok(n+1)=6.123844e-006; ng(n+1)=3.458746e+002;
n=294; farx(n+1)=4.586886e+000; foe(n+1)=3.940581e+001; krok(n+1)=3.047298e-005; ng(n+1)=1.920272e+002;
n=295; farx(n+1)=4.572009e+000; foe(n+1)=3.931113e+001; krok(n+1)=6.109059e-006; ng(n+1)=3.447083e+002;
n=296; farx(n+1)=4.567068e+000; foe(n+1)=3.921658e+001; krok(n+1)=3.076170e-005; ng(n+1)=1.908673e+002;
n=297; farx(n+1)=4.552241e+000; foe(n+1)=3.912220e+001; krok(n+1)=6.098994e-006; ng(n+1)=3.445085e+002;
n=298; farx(n+1)=4.547565e+000; foe(n+1)=3.902892e+001; krok(n+1)=3.055283e-005; ng(n+1)=1.901190e+002;
n=299; farx(n+1)=4.532911e+000; foe(n+1)=3.893616e+001; krok(n+1)=6.098994e-006; ng(n+1)=3.420358e+002;
n=300; farx(n+1)=4.528476e+000; foe(n+1)=3.884404e+001; krok(n+1)=3.048993e-005; ng(n+1)=1.893553e+002;

figure; semilogy(farx,'b'); hold on; semilogy(foe,'r'); xlabel('Iteracje'); ylabel('Earx, Eoe'); legend('Earx','Eoe'); title('Uczenie predyktora OE');
figure; subplot(2,1,1); semilogy(krok); xlabel('Iteracje'); ylabel('Krok');
subplot(2,1,2); semilogy(ng); xlabel('Iteracje'); ylabel('Norma gradientu');
Earx=farx(n+1)
Eoe=foe(n+1)
